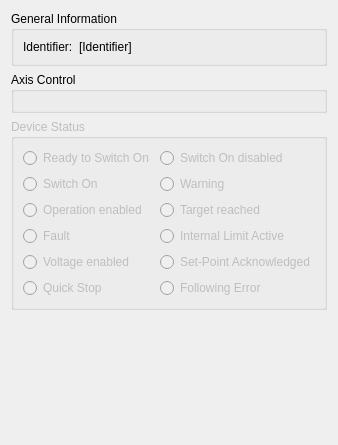
<?xml version="1.0" encoding="UTF-8"?>
<ui version="4.0">
 <class>DockWidgetFaulhaberMCS</class>
 <widget class="QWidget" name="DockWidgetFaulhaberMCS">
  <property name="geometry">
   <rect>
    <x>0</x>
    <y>0</y>
    <width>335</width>
    <height>445</height>
   </rect>
  </property>
  <property name="windowTitle">
   <string>Form</string>
  </property>
  <layout class="QGridLayout" name="gridLayout_2">
   <item row="3" column="0">
    <spacer name="verticalSpacer">
     <property name="orientation">
      <enum>Qt::Vertical</enum>
     </property>
     <property name="sizeHint" stdset="0">
      <size>
       <width>20</width>
       <height>40</height>
      </size>
     </property>
    </spacer>
   </item>
   <item row="0" column="0">
    <widget class="QGroupBox" name="groupBoxGeneralInformation">
     <property name="title">
      <string>General Information</string>
     </property>
     <layout class="QHBoxLayout" name="horizontalLayout">
      <item>
       <widget class="QLabel" name="label">
        <property name="sizePolicy">
         <sizepolicy hsizetype="Maximum" vsizetype="Preferred">
          <horstretch>0</horstretch>
          <verstretch>0</verstretch>
         </sizepolicy>
        </property>
        <property name="text">
         <string>Identifier:</string>
        </property>
       </widget>
      </item>
      <item>
       <widget class="QLabel" name="lblIdentifier">
        <property name="sizePolicy">
         <sizepolicy hsizetype="Preferred" vsizetype="Maximum">
          <horstretch>0</horstretch>
          <verstretch>0</verstretch>
         </sizepolicy>
        </property>
        <property name="text">
         <string>[Identifier]</string>
        </property>
       </widget>
      </item>
     </layout>
    </widget>
   </item>
   <item row="1" column="0">
    <widget class="QGroupBox" name="groupBoxAxisControl">
     <property name="title">
      <string>Axis Control</string>
     </property>
     <layout class="QGridLayout" name="gridLayout">
      <item row="0" column="0">
       <widget class="MotorAxisController" name="axisController"/>
      </item>
     </layout>
    </widget>
   </item>
   <item row="2" column="0">
    <widget class="QGroupBox" name="groupBoxDeviceStatus">
     <property name="enabled">
      <bool>false</bool>
     </property>
     <property name="title">
      <string>Device Status</string>
     </property>
     <layout class="QGridLayout" name="gridLayout_3">
      <item row="5" column="0">
       <widget class="QRadioButton" name="radioButtonQuickStop">
        <property name="text">
         <string>Quick Stop</string>
        </property>
        <property name="autoExclusive">
         <bool>false</bool>
        </property>
       </widget>
      </item>
      <item row="4" column="0">
       <widget class="QRadioButton" name="radioButtonVoltageEnabled">
        <property name="text">
         <string>Voltage enabled</string>
        </property>
        <property name="autoExclusive">
         <bool>false</bool>
        </property>
       </widget>
      </item>
      <item row="0" column="1">
       <widget class="QRadioButton" name="radioButtonSwitchOnDisabled">
        <property name="text">
         <string>Switch On disabled</string>
        </property>
        <property name="autoExclusive">
         <bool>false</bool>
        </property>
       </widget>
      </item>
      <item row="0" column="0">
       <widget class="QRadioButton" name="radioButtonReadyToSwitchOn">
        <property name="text">
         <string>Ready to Switch On</string>
        </property>
        <property name="checkable">
         <bool>true</bool>
        </property>
        <property name="checked">
         <bool>false</bool>
        </property>
        <property name="autoExclusive">
         <bool>false</bool>
        </property>
       </widget>
      </item>
      <item row="2" column="0">
       <widget class="QRadioButton" name="radioButtonOperationEnabled">
        <property name="text">
         <string>Operation enabled</string>
        </property>
        <property name="autoExclusive">
         <bool>false</bool>
        </property>
       </widget>
      </item>
      <item row="1" column="0">
       <widget class="QRadioButton" name="radioButtonSwitchOn">
        <property name="text">
         <string>Switch On</string>
        </property>
        <property name="checkable">
         <bool>true</bool>
        </property>
        <property name="autoExclusive">
         <bool>false</bool>
        </property>
       </widget>
      </item>
      <item row="3" column="1">
       <widget class="QRadioButton" name="radioButtonInternalLimitActive">
        <property name="text">
         <string>Internal Limit Active</string>
        </property>
        <property name="autoExclusive">
         <bool>false</bool>
        </property>
       </widget>
      </item>
      <item row="4" column="1">
       <widget class="QRadioButton" name="radioButtonSetPointAcknowledged">
        <property name="text">
         <string>Set-Point Acknowledged</string>
        </property>
        <property name="autoExclusive">
         <bool>false</bool>
        </property>
       </widget>
      </item>
      <item row="1" column="1">
       <widget class="QRadioButton" name="radioButtonWarning">
        <property name="text">
         <string>Warning</string>
        </property>
        <property name="autoExclusive">
         <bool>false</bool>
        </property>
       </widget>
      </item>
      <item row="5" column="1">
       <widget class="QRadioButton" name="radioButtonFollowingError">
        <property name="text">
         <string>Following Error</string>
        </property>
        <property name="autoExclusive">
         <bool>false</bool>
        </property>
       </widget>
      </item>
      <item row="3" column="0">
       <widget class="QRadioButton" name="radioButtonFault">
        <property name="text">
         <string>Fault</string>
        </property>
        <property name="autoExclusive">
         <bool>false</bool>
        </property>
       </widget>
      </item>
      <item row="2" column="1">
       <widget class="QRadioButton" name="radioButtonTargetReached">
        <property name="text">
         <string>Target reached</string>
        </property>
        <property name="autoExclusive">
         <bool>false</bool>
        </property>
       </widget>
      </item>
     </layout>
    </widget>
   </item>
  </layout>
 </widget>
 <customwidgets>
  <customwidget>
   <class>MotorAxisController</class>
   <extends>QWidget</extends>
   <header>motorAxisController.h</header>
  </customwidget>
 </customwidgets>
 <resources/>
 <connections/>
</ui>
